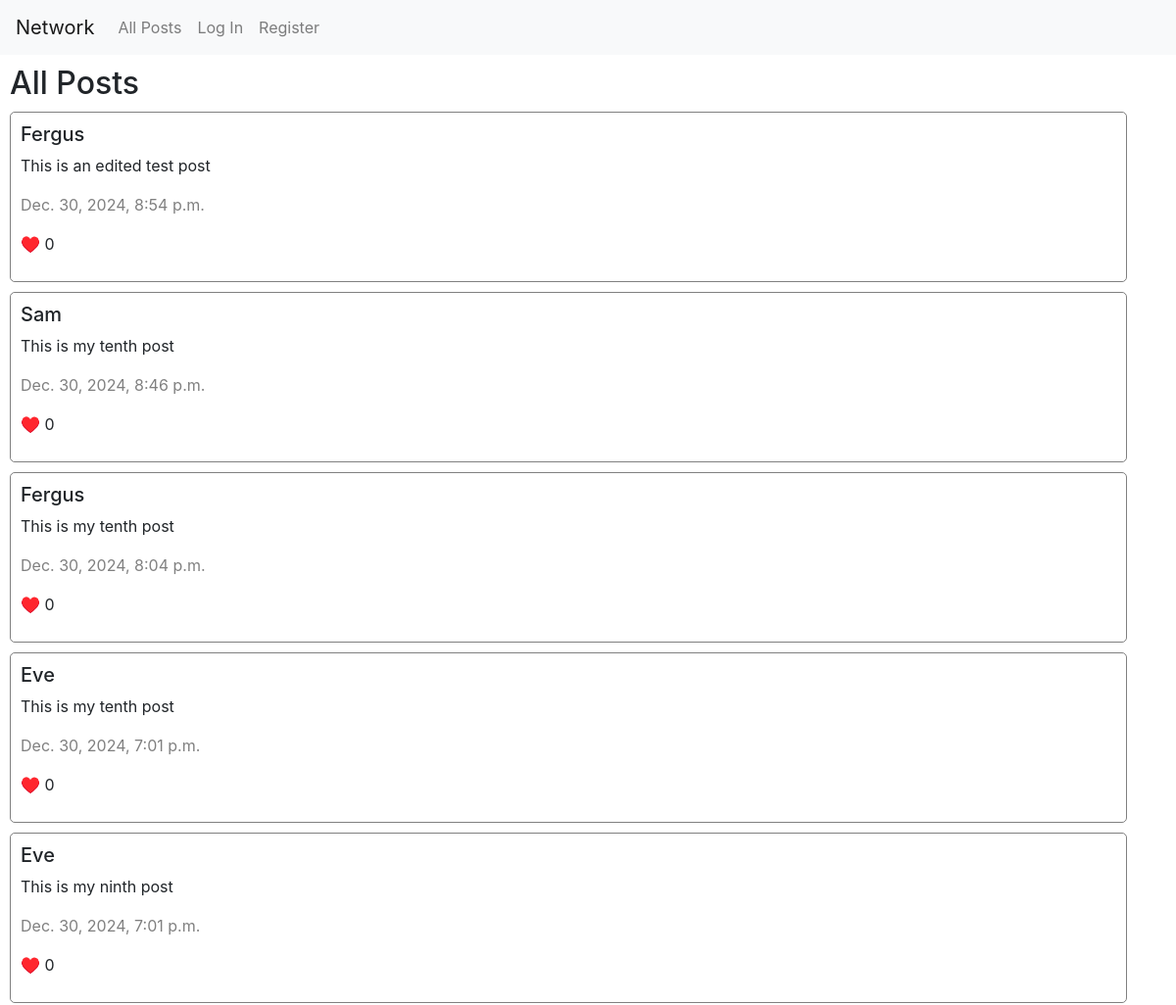
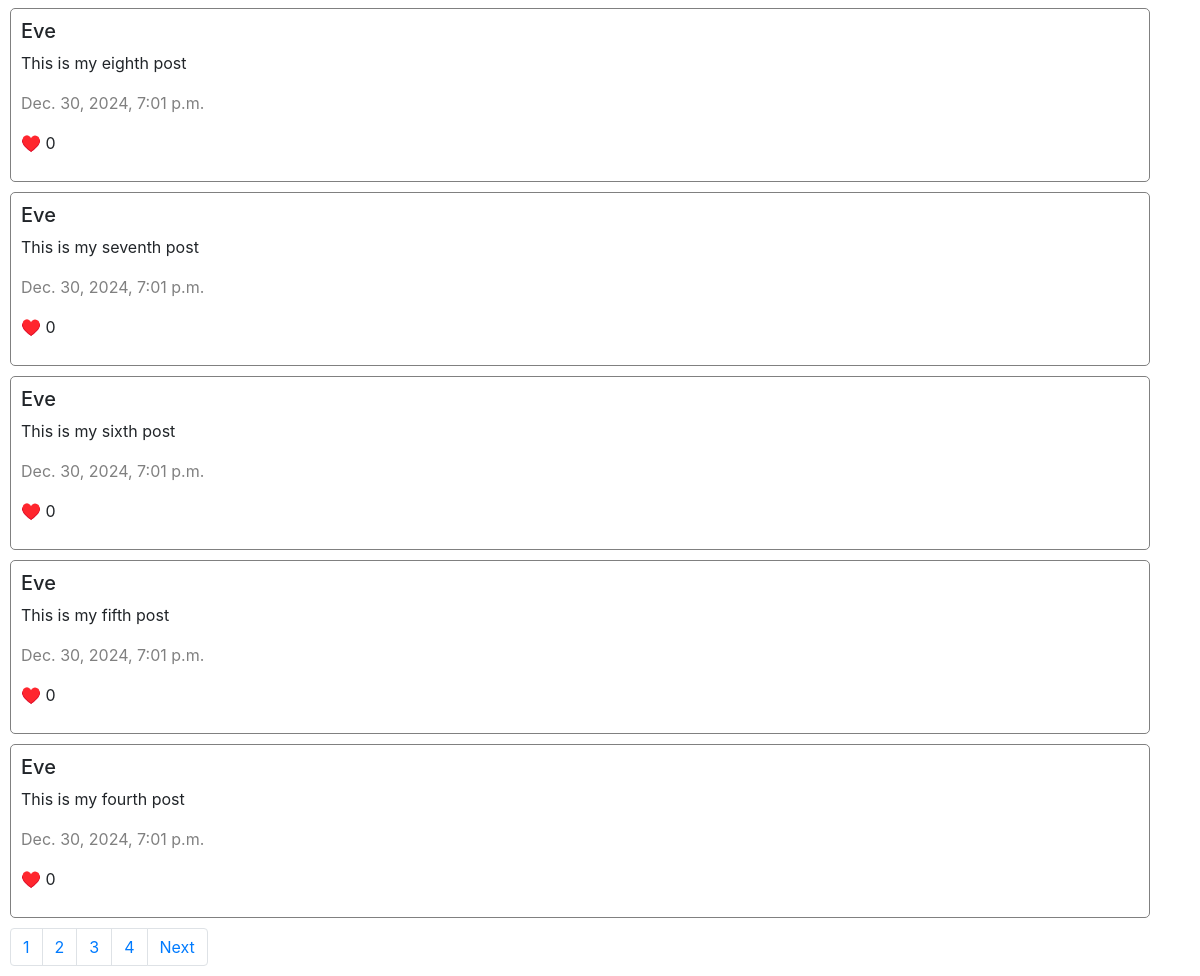
The page / on the database its author committed (2 pictures, top to bottom).
### network/models.py (models this page shows, shortened)
class Post(models.Model):
    user = models.ForeignKey(User, on_delete=models.CASCADE, related_name="posts")
    content = models.CharField(max_length=200)
    timestamp = models.DateTimeField(auto_now=True)

class User(AbstractUser):
    pass

### network/views.py (the view)
# urls.py: path("", views.index, name="index"),
def index(request):
    id = request.user.id
    if request.method == "POST":
        user = User.objects.get(id=id)
        content = request.POST["content"]
        post = Post(user=user, content=content)
        post.save()
        return HttpResponseRedirect(reverse("index"))
    else:
        posts = Post.objects.all().order_by("-timestamp")
        paginator = Paginator(posts, 10)
        page_number = request.GET.get('page')
        page_obj = paginator.get_page(page_number)
        likes = Like.objects.filter(user=id)
        liked_posts = []
        for like in likes:
            if like.user.id == id:
                liked_posts.append(like.post)
        return render(request, "network/index.html", {
            "page_obj": page_obj,
            "liked_posts": liked_posts
        })

### network/templates/network/index.html (shortened to what this page needs)
{% extends "network/layout.html" %}
{% block body %}
    <div class="headers">
        <h2>All Posts</h2>
    </div>
    {% for post in page_obj %}
        <div class="container">
            <h5>
                {% if user.is_authenticated %}
                    <a href="{% url 'profile' post.user.username %}">{{ post.user.username }}</a>
                {% else %}
                    {{ post.user.username }}
                {% endif %}
            </h5>
            <p id="content {{ post.id }}">{{ post.content }}</p>
            <p id="timestamp">{{ post.timestamp }}</p>
            <p id="like_count_{{ post.id }}">&#x2665;&#xfe0f; {{ post.likes.count }}</p>
        </div>
    {% endfor %}
    <nav aria-label="All posts navigation">
        <ul class="pagination">
            {% for page_obj in page_obj.paginator %}
                <li class="page-item"><a class="page-link" href="?page={{ page_obj.number }}">{{ page_obj.number }}</a></li>
            {% endfor %}
            {% if page_obj.has_next %}
                <li class="page-item"><a class="page-link" href="?page={{ page_obj.next_page_number }}">Next</a></li>
            {% endif %}
        </ul>
    </nav>
{% endblock %}

### network/templates/network/layout.html (shortened to what this page needs)
{% load static %}
<!DOCTYPE html>
<html lang="en">
    <head>
        <link rel="stylesheet" href="https://stackpath.bootstrapcdn.com/bootstrap/4.4.1/css/bootstrap.min.css">
        <link href="{% static 'network/styles.css' %}" rel="stylesheet">
    </head>
    <body>
        <nav class="navbar navbar-expand-lg navbar-light bg-light">
            <a class="navbar-brand" href="#">Network</a>
            <div>
              <ul class="navbar-nav mr-auto">
                <li class="nav-item">
                  <a class="nav-link" href="{% url 'index' %}">All Posts</a>
                </li>
                {% if user.is_authenticated %}
                    <li class="nav-item">
                        <a class="nav-link" href="{% url 'following' %}">Following</a>
                    </li>
                    <li class="nav-item">
                        <a class="nav-link" href="{% url 'logout' %}">Log Out</a>
                    </li>
                {% else %}
                    <li class="nav-item">
                        <a class="nav-link" href="{% url 'login' %}">Log In</a>
                    </li>
                    <li class="nav-item">
                        <a class="nav-link" href="{% url 'register' %}">Register</a>
                    </li>
                {% endif %}
              </ul>
            </div>
          </nav>
        <div class="body">
            {% block body %}
            {% endblock %}
        </div>
    </body>
</html>

### network/static/network/styles.css (style rules this page uses)
.headers { margin: 10px; }
.container { border: solid grey 1px; border-radius: 5px; padding: 10px; margin: 10px; }
#timestamp { color: grey; }
.pagination { margin: 10px; }

### rows shown on the page
Post: user.username "Fergus", content "This is an edited test post", timestamp "Dec. 30, 2024, 8:54 p.m.", likes.count "0"
Post: user.username "Sam", content "This is my tenth post", timestamp "Dec. 30, 2024, 8:46 p.m.", likes.count "0"
Post: user.username "Fergus", content "This is my tenth post", timestamp "Dec. 30, 2024, 8:04 p.m.", likes.count "0"
Post: user.username "Eve", content "This is my tenth post", timestamp "Dec. 30, 2024, 7:01 p.m.", likes.count "0"
Post: user.username "Eve", content "This is my ninth post", timestamp "Dec. 30, 2024, 7:01 p.m.", likes.count "0"
Post: user.username "Eve", content "This is my eighth post", timestamp "Dec. 30, 2024, 7:01 p.m.", likes.count "0"
Post: user.username "Eve", content "This is my seventh post", timestamp "Dec. 30, 2024, 7:01 p.m.", likes.count "0"
Post: user.username "Eve", content "This is my sixth post", timestamp "Dec. 30, 2024, 7:01 p.m.", likes.count "0"
Post: user.username "Eve", content "This is my fifth post", timestamp "Dec. 30, 2024, 7:01 p.m.", likes.count "0"
Post: user.username "Eve", content "This is my fourth post", timestamp "Dec. 30, 2024, 7:01 p.m.", likes.count "0"

### other values the page prints
{{ page_obj.number }} "1" "2" "3" "4"
